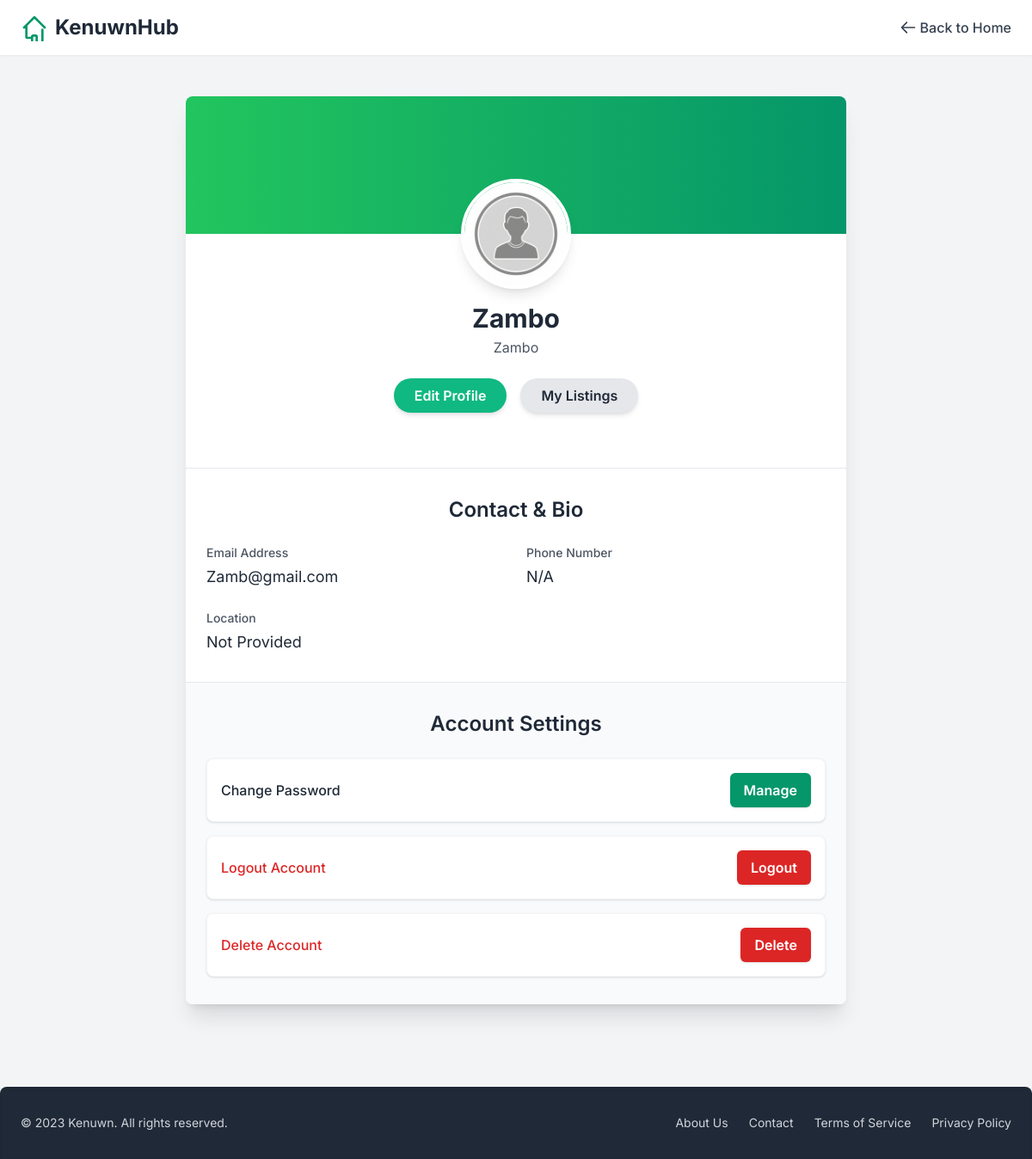
The page /profile/ (signed in) on the database its author committed.
### users/models.py (models this page shows)
class UserDetail(AbstractUser):
    username = models.CharField(max_length=100, unique=True)
    full_name = models.CharField(max_length=50, null=True, blank=True)
    location = models.CharField(max_length=50, null=True, blank=True)
    email = models.CharField(max_length=50, unique=True)
    image = models.ImageField(upload_to='profile/', null=True, blank=True)
    date_joined = models.DateTimeField(auto_now_add=True, blank=True, null=True)

### users/views.py (the view)
# urls.py: path('profile/', profile_view, name="profile"),
@login_required
def profile_view(request):
    return render(request, 'users/profile.html')

### users/templates/users/profile.html (shortened to what this page needs)
{% load static %}
<!DOCTYPE html>
<html lang="en">
<head>
    <script src="https://cdn.tailwindcss.com"></script>
</head>
<body class="flex flex-col min-h-screen">
    <nav class="bg-white shadow-sm py-4 px-4 md:px-6 sticky top-0 z-50">
        <div class="max-w-7xl mx-auto flex justify-between items-center">
            <a href="{% url 'products:home' %}" class="flex items-center space-x-2">
                <span class="text-2xl font-bold text-gray-800">KenuwnHub</span>
            </a>
            <a href="{% url 'products:home' %}" class="text-gray-700 hover:text-emerald-600 font-medium flex items-center">
                <svg class="w-5 h-5 mr-1" fill="none" stroke="currentColor" viewBox="0 0 24 24" xmlns="http://www.w3.org/2000/svg"><path stroke-linecap="round" stroke-linejoin="round" stroke-width="2" d="M10 19l-7-7m0 0l7-7m-7 7h18"></path></svg>
                Back to Home
            </a>
        </div>
    </nav>
    <main class="flex-grow container mx-auto px-4 py-8 md:py-12">
        <div class="max-w-3xl mx-auto bg-white rounded-lg shadow-xl overflow-hidden">
            <div class="relative h-40 bg-gradient-to-r from-green-500 to-emerald-600 flex items-center justify-center">
                <img src="{% static 'users/images/ke.png' %}" alt="Profile Picture" class="absolute -bottom-16 w-32 h-32 rounded-full border-4 border-white object-cover shadow-lg">
            </div>
            <div class="pt-20 pb-8 px-6 text-center">
                <h1 class="text-3xl font-bold text-gray-800 mb-1">{{ user.get_full_name|default:user.username }}</h1>
                <p class="text-md text-gray-600 mb-6">{{ user.username }}</p>
                <div class="flex justify-center space-x-4 mb-8">
                    <a href="{% url 'users:profile_update' %}" class="bg-emerald-500 hover:bg-emerald-700 text-white font-semibold py-2 px-6 rounded-full shadow-md transition duration-200">
                        Edit Profile
                    </a>
                    {% if user.is_authenticated and user.seller_profile %}
                    <a href="{% url 'products:seller_dashboard' %}" class="bg-gray-200 hover:bg-gray-300 text-gray-800 font-semibold py-2 px-6 rounded-full shadow-md transition duration-200">
                        My Listings
                    </a>
                    {% else %}
                    <a href="{% url 'users:register_seller' %}" class="bg-gray-200 hover:bg-gray-300 text-gray-800 font-semibold py-2 px-6 rounded-full shadow-md transition duration-200">
                        Register as Seller
                    </a>
                    {% endif %}
                </div>
            </div>
            <div class="border-t border-gray-200 px-6 py-8">
                <h2 class="text-2xl font-semibold text-gray-800 mb-6 text-center">Contact & Bio</h2>
                <div class="grid grid-cols-1 md:grid-cols-2 gap-6">
                    <div>
                        <label class="block text-gray-600 text-sm font-medium mb-1">Email Address</label>
                        <p class="text-gray-800 text-lg">{{ user.email }}</p>
                    </div>
                    <div>
                        <label class="block text-gray-600 text-sm font-medium mb-1">Phone Number</label>
                        <p class="text-gray-800 text-lg">{{ user.profile.phone_number|default:"N/A" }}</p>
                    </div>
                    <div class="md:col-span-2">
                        <label class="block text-gray-600 text-sm font-medium mb-1">Location</label>
                        <p class="text-gray-800 text-lg">{{ user.profile.location|default:"Not Provided" }}</p>
                    </div>
                </div>
            </div>
            <div class="border-t border-gray-200 px-6 py-8 bg-gray-50">
                <h2 class="text-2xl font-semibold text-gray-800 mb-6 text-center">Account Settings</h2>
                <div class="space-y-4">
                    <div class="flex justify-between items-center p-4 bg-white rounded-lg shadow border border-gray-100">
                        <span class="text-gray-800 font-medium">Change Password</span>
                        <a href="#" class="bg-emerald-600 text-white rounded-md py-2 px-4 shadow hover:bg-emerald-700 font-semibold transition-colors">Manage</a>
                    </div>
                    <form action="{% url 'users:logout' %}" method="post" class="flex justify-between items-center p-4 bg-white rounded-lg shadow border border-gray-100">
                        <span class="text-red-600 font-medium">Logout Account</span>
                        <button type="submit" class="bg-red-600 text-white rounded-md py-2 px-4 shadow hover:bg-red-700 font-semibold transition-colors">Logout</button>
                    </form>
                    <form action="#" method="post" class="flex justify-between items-center p-4 bg-white rounded-lg shadow border border-gray-100">
                        <span class="text-red-600 font-medium">Delete Account</span>
                        <button type="submit" class="bg-red-600 text-white rounded-md py-2 px-4 shadow hover:bg-red-700 font-semibold transition-colors">Delete</button>
                    </form>
                </div>
            </div>
        </div>
    </main>
    <footer class="bg-gray-800 text-gray-300 py-8 px-4 md:px-6 mt-12 rounded-t-lg shadow-inner">
        <div class="max-w-7xl mx-auto flex flex-col md:flex-row justify-between items-center text-center md:text-left space-y-4 md:space-y-0">
            <div class="text-sm">
                &copy; 2023 Kenuwn. All rights reserved.
            </div>
            <div class="flex space-x-6">
                <a href="#" class="hover:text-white transition-colors duration-200 text-sm">About Us</a>
                <a href="#" class="hover:text-white transition-colors duration-200 text-sm">Contact</a>
                <a href="#" class="hover:text-white transition-colors duration-200 text-sm">Terms of Service</a>
                <a href="#" class="hover:text-white transition-colors duration-200 text-sm">Privacy Policy</a>
            </div>
        </div>
    </footer>
</body>
</html>

### users/templates/users/profile.html (style rules this page uses)
body { font-family: 'Inter', sans-serif; -webkit-font-smoothing: antialiased; -moz-osx-font-smoothing: grayscale; background-color: #f3f4f6; }
body { -ms-overflow-style: none; scrollbar-width: none; }

### rows shown on the page
UserDetail: get_full_name "Zambo", username "Zambo", email "Zamb@gmail.com"

### other values the page prints
{{ user.profile.phone_number|default:"N/A" }} "N/A"
{{ user.profile.location|default:"Not Provided" }} "Not Provided"
